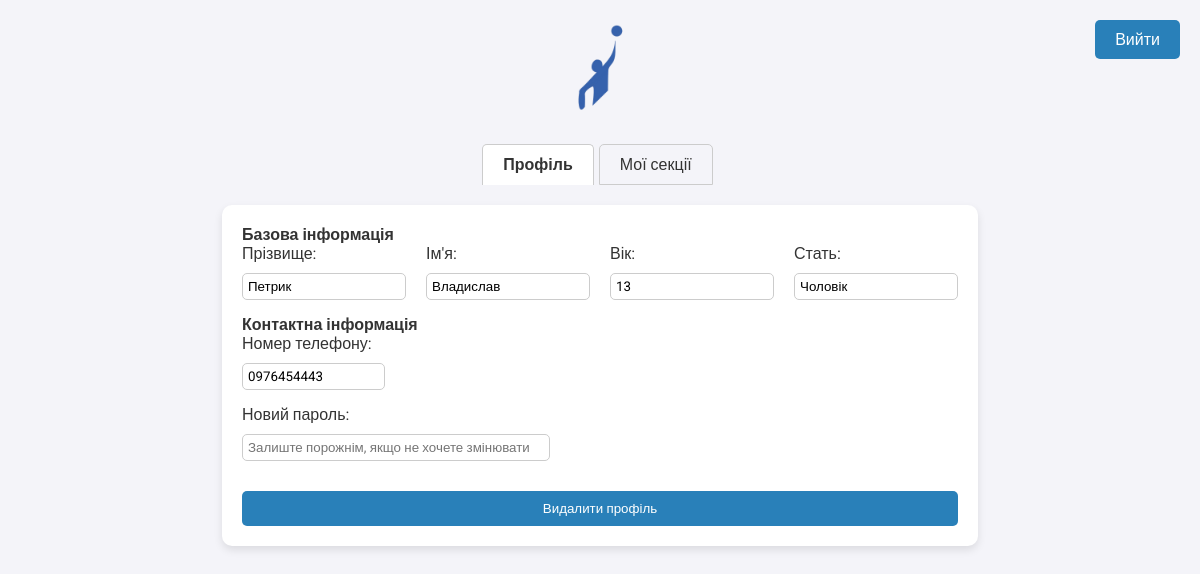
The app's page /source/profile/profile.php (signed in) with its own data.
### tables this page shows
CREATE TABLE `user` (
  `ID_Ychasnuka` int NOT NULL,
  `password` varchar(100) NOT NULL,
  KEY `ID_Ychasnuka` (`ID_Ychasnuka`),
  CONSTRAINT `user_ibfk_1` FOREIGN KEY (`ID_Ychasnuka`) REFERENCES `ychasnuk` (`ID`)
);

CREATE TABLE `ychasnuk` (
  `ID` int NOT NULL AUTO_INCREMENT,
  `Prizvushche` varchar(50) NOT NULL,
  `Imya` varchar(30) NOT NULL,
  `Vik` int NOT NULL,
  `Stat` enum('Чоловік','Жінка') NOT NULL,
  `Nomer_telefony` varchar(12) NOT NULL,
  PRIMARY KEY (`ID`)
);

### source/profile/profile.php (the view, shortened to what this page needs)
<?php
$conn = new mysqli('localhost:3306', 'root', 'root', 'sportuvni_sections');
$user_id = $_SESSION['user_id'];
$sql = "SELECT Y.ID, Y.Prizvushche, Y.Imya, Y.Vik, Y.Stat, Y.Nomer_telefony, U.password
        FROM Ychasnuk Y
        JOIN User U ON Y.ID = U.ID_Ychasnuka
        WHERE Y.ID = ?";
$stmt = $conn->prepare($sql);
$stmt->bind_param("i", $user_id);
$stmt->execute();
$result = $stmt->get_result();
$user = $result->fetch_assoc();
?>
<!DOCTYPE html>
<html lang="uk">
<head>
    <link rel="stylesheet" href="/styles/profile.css">
    <link rel="stylesheet" href="https://code.jquery.com/ui/1.12.1/themes/base/jquery-ui.css">
    <link rel="stylesheet" href="https://cdn.jsdelivr.net/npm/flatpickr/dist/flatpickr.min.css">
</head>
<body>
    <header class="header">
        <a href="/index.php">
            <img src="/images/logo.png" alt="Логотип" class="logo">
        </a>
        <div class="logout-container">
            <form action="/source/profile/logout.php" method="POST">
                <button class="btn-logout" type="submit">Вийти</button>
            </form>
        </div>
    </header>
    <main class="profile-content">
        <div class="tabs">
            <div class="tab active" style="display: left" onclick="showTab('profile')">Профіль</div>
            <div class="tab" style="display: left" onclick="showTab('my_sections')">Мої секції</div>
        </div>
        <div id="profileTab" class="tab-content">
            <div class="container">
                <form id="profileForm" action="/source/profile/profile.php" method="post" onsubmit="trimFields()">
                    <h4>Базова інформація</h4>
                    <div class="form-group inline-form">
                        <div class="form-field">
                            <label for="prizvushche">Прізвище:</label>
                            <input type="text" name="prizvushche" value="<?php echo htmlspecialchars($user['Prizvushche']); ?>" required>
                        </div>
                        <div class="form-field">
                            <label for="imya">Ім'я:</label>
                            <input type="text" name="imya" value="<?php echo htmlspecialchars($user['Imya']); ?>" required>
                        </div>
                        <div class="form-field">
                            <label for="vik">Вік:</label>
                            <input type="number" name="vik" value="<?php echo htmlspecialchars($user['Vik']); ?>" required>
                        </div>
                        <div class="form-field">
                            <label for="stat">Стать:</label>
                            <input type="text" name="stat" value="<?php echo htmlspecialchars($user['Stat']); ?>" required>
                        </div>
                    </div>
                    <h4>Контактна інформація</h4>
                    <div class="form-group">
                        <label for="nomer_telefony">Номер телефону:</label>
                        <input type="text" name="nomer_telefony" style="width: 20%" value="<?php echo htmlspecialchars($user['Nomer_telefony']); ?>" required>
                    </div>
                    <div class="form-group">
                        <label for="new_password">Новий пароль:</label>
                        <input type="password" name="new_password" style="width: 43%" placeholder="Залиште порожнім, якщо не хочете змінювати">
                    </div>
                </form>
                <button class="btn-delete" id="deleteProfileButton">Видалити профіль</button>
            </div>
        </div>
    </main>
</body>
</html>

### styles/profile.css (style rules this page uses)
* { margin: 0; padding: 0; box-sizing: border-box; font-family: 'Roboto', sans-serif; }
body { background-color: #f4f4f9; color: #333; padding: 20px; }
.header { display: flex; justify-content: center; align-items: center; margin-bottom: 20px; }
.logo { width: 100px; height: auto; }
.profile-content { display: flex; flex-direction: column; align-items: center; }
.container { max-width: 1000px; background-color: #fff; padding: 20px; border-radius: 10px; box-shadow: 0 4px 8px rgba(0, 0, 0, 0.1); margin-bottom: 20px; }
.form-group { margin-bottom: 15px; }
label { margin-bottom: 5px; display: block; color: #333; }
input[type="text"], input[type="number"], input[type="password"] { width: 100%; padding: 5px; border: 1px solid #ccc; border-radius: 5px; margin-top: 5px; }
button { padding: 10px; background-color: #2980b9; color: white; border: none; border-radius: 5px; cursor: pointer; transition: background-color 0.3s ease; }
.btn-logout { position: absolute; top: 20px; right: 20px; background-color: #2980b9; color: white; padding: 10px 20px; font-size: 16px; }
.inline-form { display: flex; flex-wrap: wrap; gap: 10px; }
.form-field { flex: 1; margin-right: 10px; }
.form-field:last-child { margin-right: 0; }
.btn-delete { width: 100%; background-color: #2980b9; margin-top: 15px; }
.tabs { display: flex; justify-content: flex-start; margin-bottom: 20px; }
.tab { padding: 10px 20px; cursor: pointer; border: 1px solid #ccc; border-radius: 5px 5px 0 0; background-color: #f4f4f9; margin-right: 5px; }
.tab.active { background-color: #fff; border-bottom: none; font-weight: bold; }
.container { max-width: 800px; margin: 0 auto; }

### records on screen
user: prizvushche "Петрик", imya "Владислав", vik "13", stat "Чоловік", nomer_telefony "0976454443"
